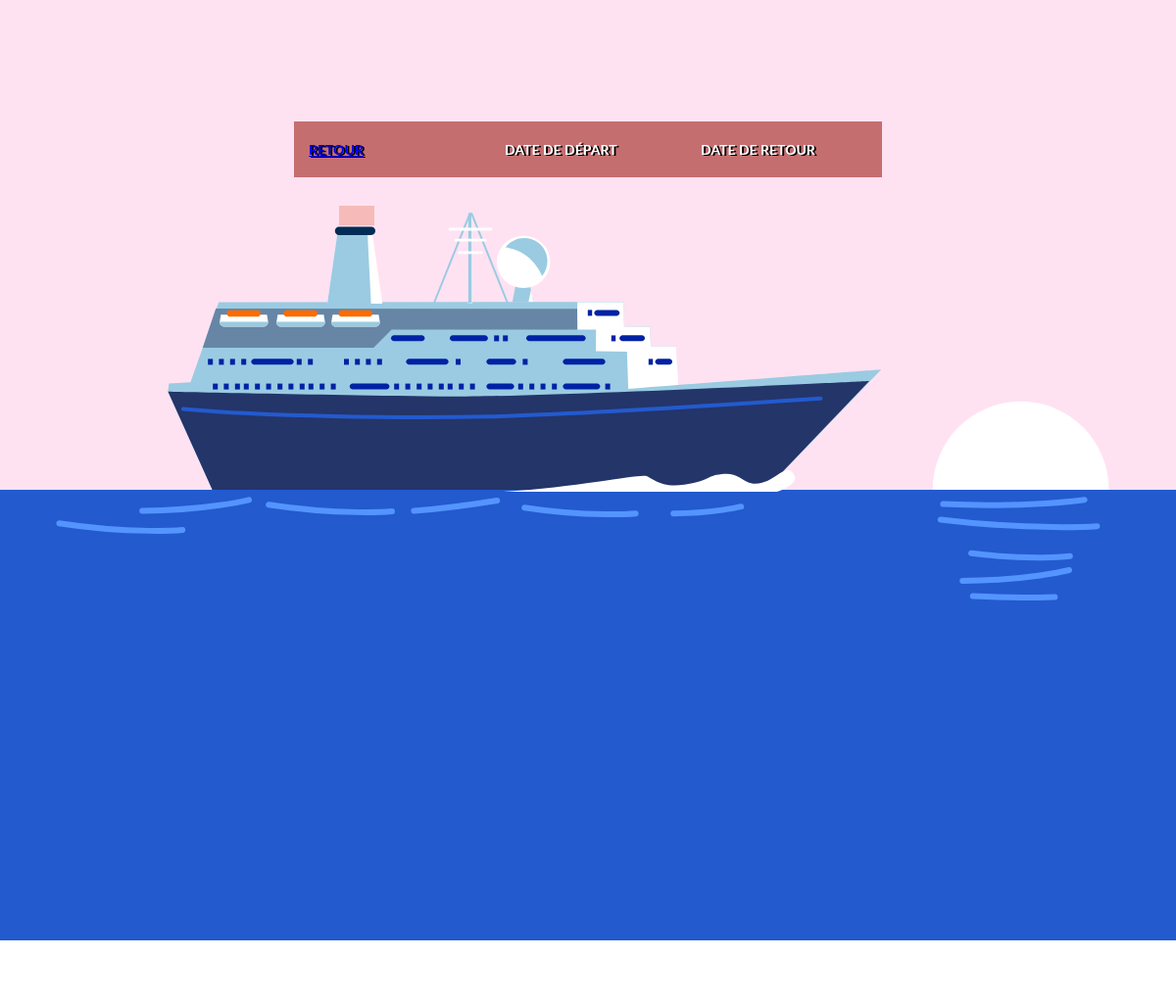
Page /PHP/html/Reservations/reservationList.php on the earlier database version.
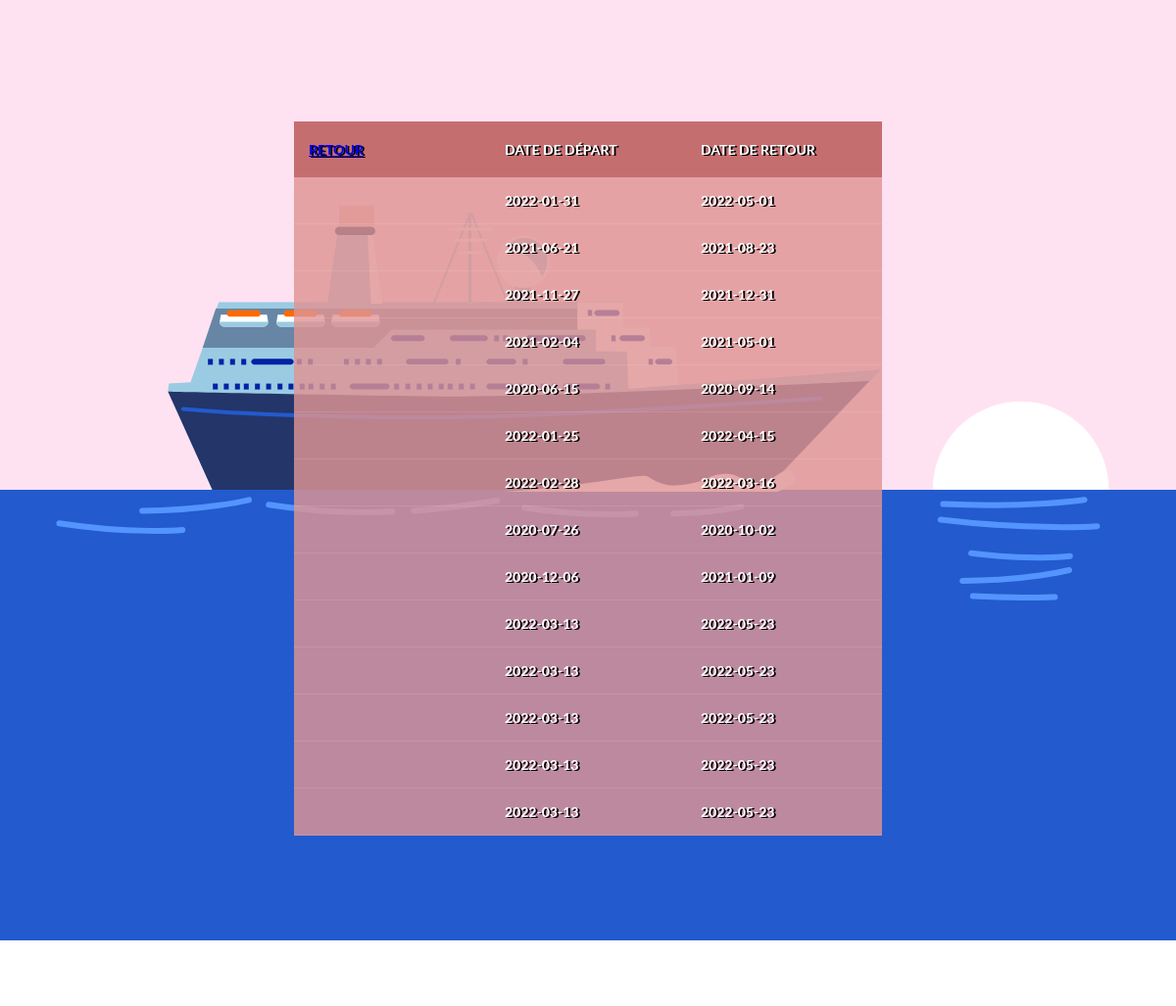
Same page on the later database version.
### tables this page shows
CREATE TABLE Reservations(
	id_reservation INTEGER not null,
	date_debut DATE not null,
	date_fin DATE not null CHECK (date_fin > date_debut),
	h_reservation TIME not null,

	id_client INTEGER,

	CONSTRAINT pk_reservation primary key (id_reservation)

	CONSTRAINT fk_reservation
	FOREIGN KEY (id_client) REFERENCES Clients(id_client)

);

### PHP/html/Reservations/reservationList.php (the view, shortened to what this page needs)
<?php
    $pdo = new PDO('sqlite:../database/Projet_Croisiere.db');
    $pdo->setAttribute(PDO::ATTR_ERRMODE, PDO::ERRMODE_EXCEPTION);
    $statement = $pdo->query("SELECT * FROM Reservations");
?>
<!DOCTYPE html>
<html>
<head>
    <link rel="stylesheet" href="../../css/tables.css">
</head>
<body>
<div style="width:device-width; margin-top: -20%;">
</div>
    <h1>Liste réservation</h1>
    <div class="tbl-header">
        <table cellpadding="0" cellspacing="0" border="0">
				<tr>
                <th><a href="http://localhost:1234/html/main.html">Retour</a></th>
					<th>Date de départ</th>
					<th>Date de retour</th>
                </tr>
				<?php
					while($rows = $statement->fetch(PDO::FETCH_ASSOC)){
				?>
				<tr>
                    <td></td>
					<td><?php echo $rows['date_debut']?></td>
					<td><?php echo $rows['date_fin']?></td>
				</tr>
				<?php
					}
				?>
		</table>
    </div>
</body>
</html>

Differences in the rows shown:
added reservations: date_debut "2022-01-31", date_fin "2022-05-01"
added reservations: date_debut "2021-06-21", date_fin "2021-08-23"
added reservations: date_debut "2021-11-27", date_fin "2021-12-31"
added reservations: date_debut "2021-02-04", date_fin "2021-05-01"
added reservations: date_debut "2020-06-15", date_fin "2020-09-14"
added reservations: date_debut "2022-01-25", date_fin "2022-04-15"
added reservations: date_debut "2022-02-28", date_fin "2022-03-16"
added reservations: date_debut "2020-07-26", date_fin "2020-10-02"
added reservations: date_debut "2020-12-06", date_fin "2021-01-09"
added reservations: date_debut "2022-03-13", date_fin "2022-05-23"
added reservations: date_debut "2022-03-13", date_fin "2022-05-23"
added reservations: date_debut "2022-03-13", date_fin "2022-05-23"
added reservations: date_debut "2022-03-13", date_fin "2022-05-23"
added reservations: date_debut "2022-03-13", date_fin "2022-05-23"
